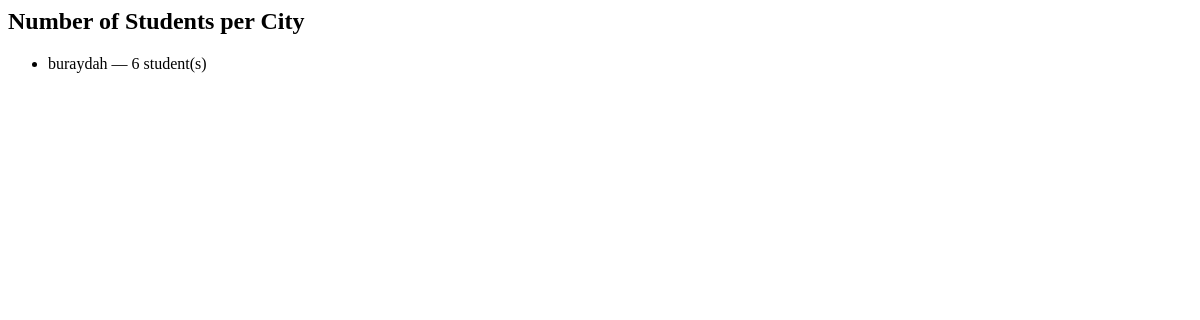
The page /books/lab8/task7 on the database as committed earlier.
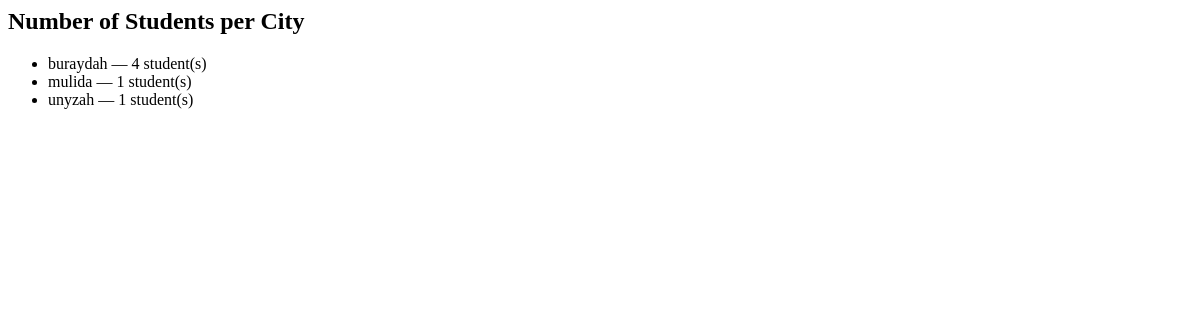
The same page on the database as committed later.
### apps/bookmodule/models.py (models this page shows, shortened)
class Address(models.Model):
    city = models.CharField(max_length=100)

### apps/bookmodule/views.py (the view)
# urls.py: path('lab8/task7', views.lab8_task7, name='task7'),
def lab8_task7(request):
    city_counts = Address.objects.annotate(num_students=Count('student'))
    return render(request, 'bookmodule/lab8_task7.html', {'city_counts': city_counts})

### apps/templates/bookmodule/lab8_task7.html
<h2>Number of Students per City</h2>
<ul>
  {% for item in city_counts %}
    <li>{{ item.city }} — {{ item.num_students }} student(s)</li>
  {% empty %}
    <li>No data available.</li>
  {% endfor %}
</ul>

Rows that differ between the two databases and show on the page:
computed for Address "buraydah": num_students "6" → "4"
added Address: city "mulida", num_students "1"
added Address: city "unyzah", num_students "1"
